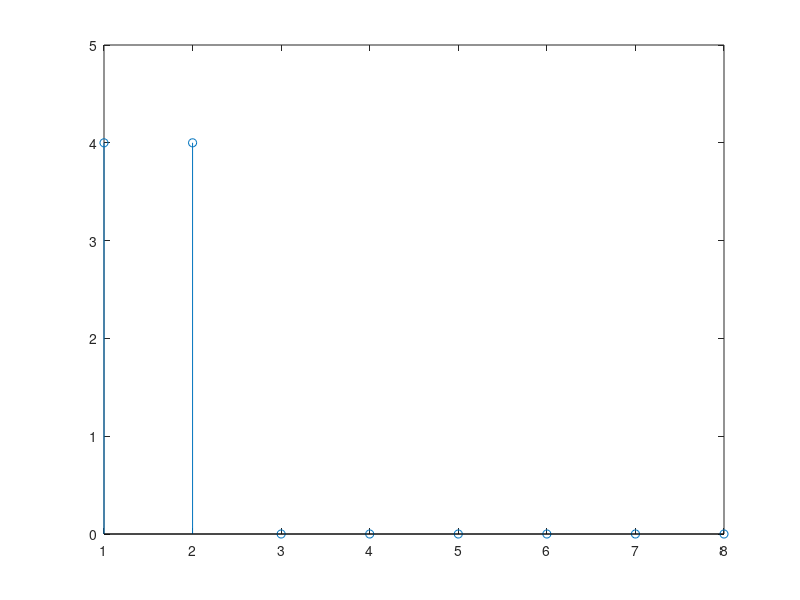

The MATLAB source for this figure:
clear all;
close all;
clc;

fs = 400;
ts = 1/fs;

fm = 50;
tm = 1/fm;

t=0:ts:tm-ts;

a=cos(2*pi*fm*t);

sol = zeros(1,8);

for i = 1:8
    temp = 0;
    for k = 1 : 8
        temp = temp + (cos((2*pi*50*k)/fs) + cos((2*pi*100*k)/fs) )* exp((-1*j) * (2*pi*k*i)/8);
    end
    sol(1,i) = temp;
    if i>2
        sol(1,i) = 0;
    end
    
end

stem(sol);
